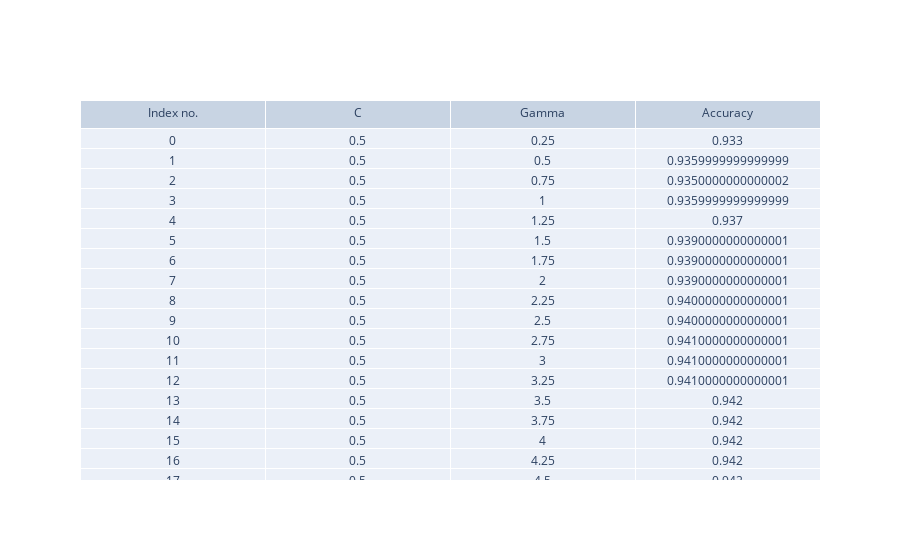

Here is the notebook cell this chart was saved with:
### Code cell
fig = go.Figure(data = [go.Table(header = dict(values = ['Index no.', 'C', 'Gamma', 'Accuracy']), cells = dict(values = [np.arange(len(gaus_accuracy)), np.array(gaus_accuracy)[:, 0], np.array(gaus_accuracy)[:, 1], np.array(gaus_accuracy)[:, 2]]))])
fig.show()

print("The optimal hyperparameter pair is C = {} and Gamma = {} found at index number {}".format(np.array(gaus_accuracy)[gaus_best, 0], np.array(gaus_accuracy)[gaus_best, 1], gaus_best))

### Figure 1 — Plotly figure (JSON) as saved in the notebook; plotly's stock layout.template omitted (floating-point values rounded to 4 significant figures; data arrays with more than 128 entries replaced by an {"elided": "..."} marker saying what was removed)
{"data": [{"cells": {"values": {"elided": "4x400 float values"}}, "header": {"values": ["Index no.", "C", "Gamma", "Accuracy"]}, "type": "table"}], "layout": {}}
